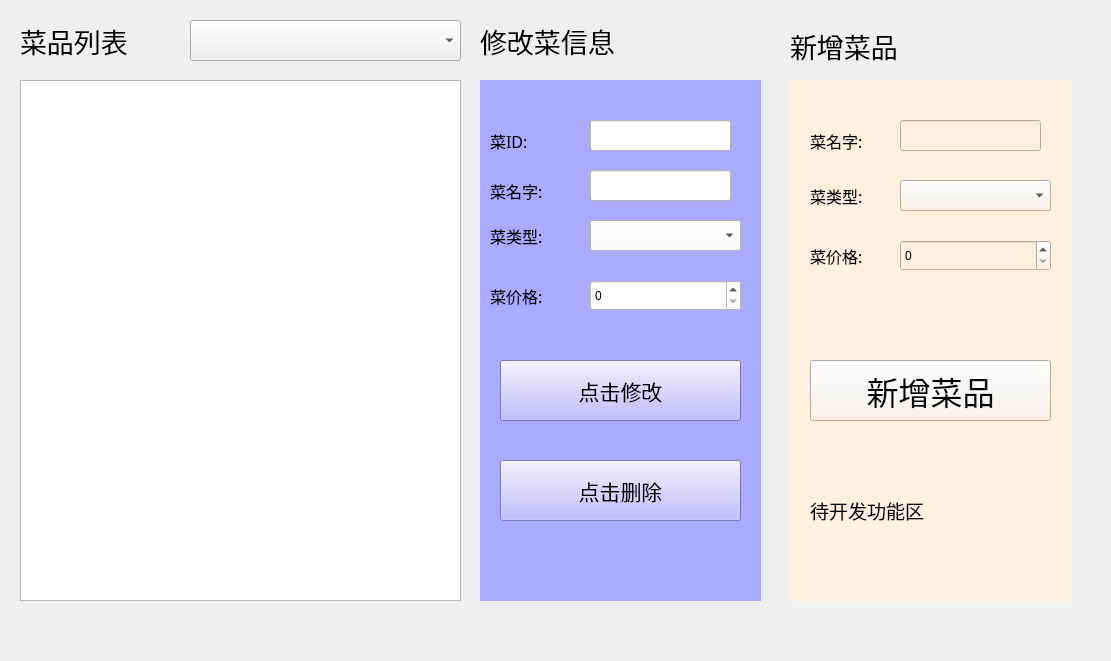
<?xml version="1.0" encoding="UTF-8"?>
<ui version="4.0">
 <class>SettingMeal</class>
 <widget class="QWidget" name="SettingMeal">
  <property name="geometry">
   <rect>
    <x>0</x>
    <y>0</y>
    <width>1111</width>
    <height>661</height>
   </rect>
  </property>
  <property name="windowTitle">
   <string>Form</string>
  </property>
  <widget class="QTableWidget" name="table_meallist">
   <property name="geometry">
    <rect>
     <x>20</x>
     <y>80</y>
     <width>441</width>
     <height>521</height>
    </rect>
   </property>
  </widget>
  <widget class="QLabel" name="label">
   <property name="geometry">
    <rect>
     <x>20</x>
     <y>10</y>
     <width>141</width>
     <height>61</height>
    </rect>
   </property>
   <property name="font">
    <font>
     <family>楷体</family>
     <pointsize>20</pointsize>
    </font>
   </property>
   <property name="text">
    <string>菜品列表</string>
   </property>
  </widget>
  <widget class="QWidget" name="widget_addmeal" native="true">
   <property name="geometry">
    <rect>
     <x>790</x>
     <y>80</y>
     <width>281</width>
     <height>521</height>
    </rect>
   </property>
   <property name="styleSheet">
    <string notr="true">background:rgb(255, 239, 222)</string>
   </property>
   <widget class="QLabel" name="label_13">
    <property name="geometry">
     <rect>
      <x>20</x>
      <y>40</y>
      <width>91</width>
      <height>41</height>
     </rect>
    </property>
    <property name="font">
     <font>
      <family>楷体</family>
      <pointsize>12</pointsize>
     </font>
    </property>
    <property name="text">
     <string>菜名字:</string>
    </property>
   </widget>
   <widget class="QLineEdit" name="line2_mealname_2">
    <property name="geometry">
     <rect>
      <x>110</x>
      <y>40</y>
      <width>141</width>
      <height>31</height>
     </rect>
    </property>
    <property name="font">
     <font>
      <family>楷体</family>
      <pointsize>12</pointsize>
     </font>
    </property>
   </widget>
   <widget class="QLabel" name="label_15">
    <property name="geometry">
     <rect>
      <x>20</x>
      <y>100</y>
      <width>91</width>
      <height>31</height>
     </rect>
    </property>
    <property name="font">
     <font>
      <family>楷体</family>
      <pointsize>12</pointsize>
     </font>
    </property>
    <property name="text">
     <string>菜类型:</string>
    </property>
   </widget>
   <widget class="QComboBox" name="comb2_type">
    <property name="geometry">
     <rect>
      <x>110</x>
      <y>100</y>
      <width>151</width>
      <height>31</height>
     </rect>
    </property>
    <property name="font">
     <font>
      <family>楷体</family>
      <pointsize>12</pointsize>
     </font>
    </property>
   </widget>
   <widget class="QLabel" name="label_12">
    <property name="geometry">
     <rect>
      <x>20</x>
      <y>160</y>
      <width>81</width>
      <height>31</height>
     </rect>
    </property>
    <property name="font">
     <font>
      <family>楷体</family>
      <pointsize>12</pointsize>
     </font>
    </property>
    <property name="text">
     <string>菜价格:</string>
    </property>
   </widget>
   <widget class="QSpinBox" name="spin2_price">
    <property name="geometry">
     <rect>
      <x>110</x>
      <y>160</y>
      <width>151</width>
      <height>31</height>
     </rect>
    </property>
   </widget>
   <widget class="QPushButton" name="PB_add">
    <property name="geometry">
     <rect>
      <x>20</x>
      <y>280</y>
      <width>241</width>
      <height>61</height>
     </rect>
    </property>
    <property name="font">
     <font>
      <family>楷体</family>
      <pointsize>24</pointsize>
     </font>
    </property>
    <property name="text">
     <string>新增菜品</string>
    </property>
   </widget>
   <widget class="QLabel" name="label_14">
    <property name="geometry">
     <rect>
      <x>20</x>
      <y>370</y>
      <width>231</width>
      <height>121</height>
     </rect>
    </property>
    <property name="font">
     <font>
      <family>楷体</family>
      <pointsize>14</pointsize>
     </font>
    </property>
    <property name="text">
     <string>待开发功能区</string>
    </property>
   </widget>
  </widget>
  <widget class="QLabel" name="label_2">
   <property name="geometry">
    <rect>
     <x>480</x>
     <y>10</y>
     <width>181</width>
     <height>61</height>
    </rect>
   </property>
   <property name="font">
    <font>
     <family>楷体</family>
     <pointsize>20</pointsize>
    </font>
   </property>
   <property name="text">
    <string>修改菜信息</string>
   </property>
  </widget>
  <widget class="QLabel" name="label_3">
   <property name="geometry">
    <rect>
     <x>790</x>
     <y>20</y>
     <width>181</width>
     <height>51</height>
    </rect>
   </property>
   <property name="font">
    <font>
     <family>楷体</family>
     <pointsize>20</pointsize>
    </font>
   </property>
   <property name="text">
    <string>新增菜品</string>
   </property>
  </widget>
  <widget class="QWidget" name="widget_mealdetail" native="true">
   <property name="geometry">
    <rect>
     <x>480</x>
     <y>80</y>
     <width>281</width>
     <height>521</height>
    </rect>
   </property>
   <property name="styleSheet">
    <string notr="true">background:rgb(170, 170, 255)</string>
   </property>
   <widget class="QLabel" name="label_4">
    <property name="geometry">
     <rect>
      <x>10</x>
      <y>40</y>
      <width>81</width>
      <height>41</height>
     </rect>
    </property>
    <property name="font">
     <font>
      <family>楷体</family>
      <pointsize>12</pointsize>
     </font>
    </property>
    <property name="text">
     <string>菜ID:</string>
    </property>
   </widget>
   <widget class="QLabel" name="label_5">
    <property name="geometry">
     <rect>
      <x>10</x>
      <y>90</y>
      <width>91</width>
      <height>41</height>
     </rect>
    </property>
    <property name="font">
     <font>
      <family>楷体</family>
      <pointsize>12</pointsize>
     </font>
    </property>
    <property name="text">
     <string>菜名字:</string>
    </property>
   </widget>
   <widget class="QLabel" name="label_6">
    <property name="geometry">
     <rect>
      <x>10</x>
      <y>140</y>
      <width>91</width>
      <height>31</height>
     </rect>
    </property>
    <property name="font">
     <font>
      <family>楷体</family>
      <pointsize>12</pointsize>
     </font>
    </property>
    <property name="text">
     <string>菜类型:</string>
    </property>
   </widget>
   <widget class="QLabel" name="label_7">
    <property name="geometry">
     <rect>
      <x>10</x>
      <y>200</y>
      <width>81</width>
      <height>31</height>
     </rect>
    </property>
    <property name="font">
     <font>
      <family>楷体</family>
      <pointsize>12</pointsize>
     </font>
    </property>
    <property name="text">
     <string>菜价格:</string>
    </property>
   </widget>
   <widget class="QComboBox" name="comb1_type">
    <property name="geometry">
     <rect>
      <x>110</x>
      <y>140</y>
      <width>151</width>
      <height>31</height>
     </rect>
    </property>
    <property name="font">
     <font>
      <family>楷体</family>
      <pointsize>12</pointsize>
     </font>
    </property>
    <property name="styleSheet">
     <string notr="true">background:rgb(255, 255, 255)</string>
    </property>
   </widget>
   <widget class="QSpinBox" name="spin1_price">
    <property name="geometry">
     <rect>
      <x>110</x>
      <y>200</y>
      <width>151</width>
      <height>31</height>
     </rect>
    </property>
    <property name="styleSheet">
     <string notr="true">background:rgb(255, 255, 255)</string>
    </property>
   </widget>
   <widget class="QLineEdit" name="line1_mealid">
    <property name="geometry">
     <rect>
      <x>110</x>
      <y>40</y>
      <width>141</width>
      <height>31</height>
     </rect>
    </property>
    <property name="font">
     <font>
      <family>楷体</family>
      <pointsize>12</pointsize>
     </font>
    </property>
    <property name="focusPolicy">
     <enum>Qt::NoFocus</enum>
    </property>
    <property name="styleSheet">
     <string notr="true">background:rgb(255, 255, 255)</string>
    </property>
   </widget>
   <widget class="QLineEdit" name="line1_mealname">
    <property name="geometry">
     <rect>
      <x>110</x>
      <y>90</y>
      <width>141</width>
      <height>31</height>
     </rect>
    </property>
    <property name="font">
     <font>
      <family>楷体</family>
      <pointsize>12</pointsize>
     </font>
    </property>
    <property name="styleSheet">
     <string notr="true">background:rgb(255, 255, 255)</string>
    </property>
   </widget>
   <widget class="QPushButton" name="PB_change">
    <property name="geometry">
     <rect>
      <x>20</x>
      <y>280</y>
      <width>241</width>
      <height>61</height>
     </rect>
    </property>
    <property name="font">
     <font>
      <family>楷体</family>
      <pointsize>16</pointsize>
     </font>
    </property>
    <property name="text">
     <string>点击修改</string>
    </property>
   </widget>
   <widget class="QPushButton" name="PB_delete">
    <property name="geometry">
     <rect>
      <x>20</x>
      <y>380</y>
      <width>241</width>
      <height>61</height>
     </rect>
    </property>
    <property name="font">
     <font>
      <family>楷体</family>
      <pointsize>16</pointsize>
     </font>
    </property>
    <property name="text">
     <string>点击删除</string>
    </property>
   </widget>
  </widget>
  <widget class="QComboBox" name="comboBox_type">
   <property name="geometry">
    <rect>
     <x>190</x>
     <y>20</y>
     <width>271</width>
     <height>41</height>
    </rect>
   </property>
   <property name="font">
    <font>
     <family>楷体</family>
     <pointsize>12</pointsize>
    </font>
   </property>
  </widget>
 </widget>
 <resources/>
 <connections/>
</ui>
